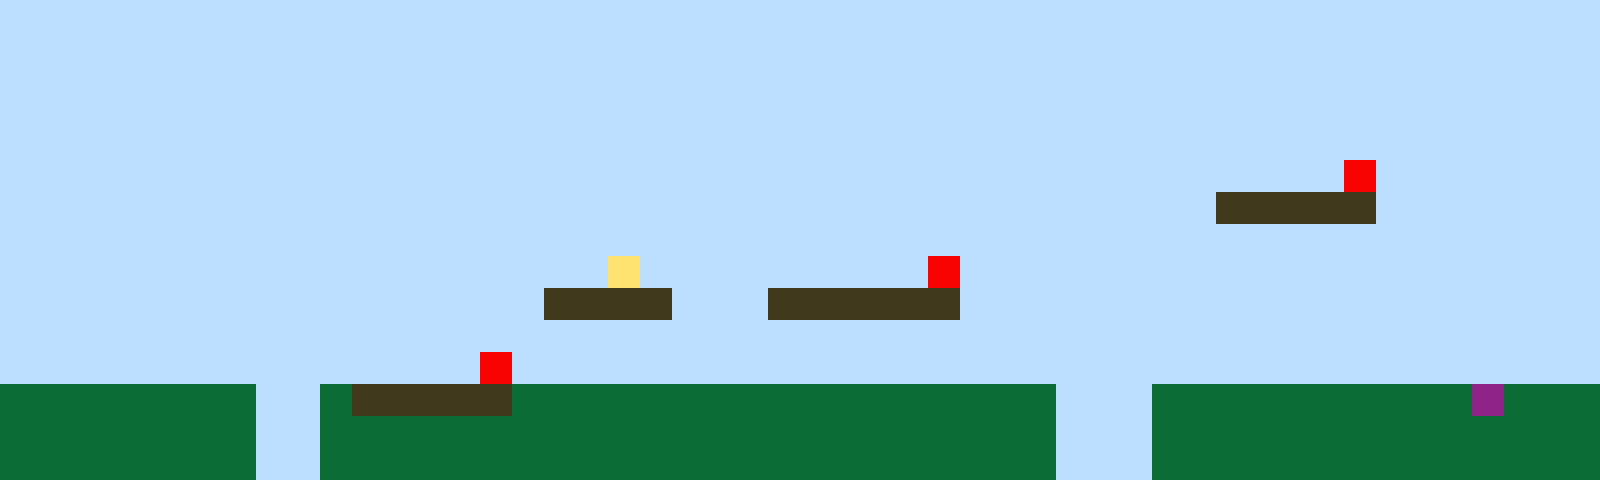

Rendered tile map (Tiled .tmx) drawn with the repository's tilesets; below, a short description and the full map source, tile grids included:
An orthogonal 50x15 tile map with 32x32 px tiles, 1 tile layer (Tile Layer 1).

<map version="1.10" tiledversion="1.11.2" orientation="orthogonal" renderorder="right-up" width="50" height="15" tilewidth="32" tileheight="32" infinite="0" nextlayerid="2" nextobjectid="1"><editorsettings><export target="map1.csv" format="csv" /></editorsettings><tileset firstgid="1" name="sprites" tilewidth="32" tileheight="32" tilecount="6" columns="3"><image source="sprites.png" width="96" height="64" /></tileset><layer id="1" name="Tile Layer 1" width="50" height="15"><data encoding="csv">1,1,1,1,1,1,1,1,1,1,1,1,1,1,1,1,1,1,1,1,1,1,1,1,1,1,1,1,1,1,1,1,1,1,1,1,1,1,1,1,1,1,1,1,1,1,1,1,1,1,1,1,1,1,1,1,1,1,1,1,1,1,1,1,1,1,1,1,1,1,1,1,1,1,1,1,1,1,1,1,1,1,1,1,1,1,1,1,1,1,1,1,1,1,1,1,1,1,1,1,1,1,1,1,1,1,1,1,1,1,1,1,1,1,1,1,1,1,1,1,1,1,1,1,1,1,1,1,1,1,1,1,1,1,1,1,1,1,1,1,1,1,1,1,1,1,1,1,1,1,1,1,1,1,1,1,1,1,1,1,1,1,1,1,1,1,1,1,1,1,1,1,1,1,1,1,1,1,1,1,1,1,1,1,1,1,1,1,1,1,1,1,1,1,1,1,1,1,1,1,1,1,1,1,1,1,1,1,1,1,1,1,1,1,1,1,1,1,1,1,1,1,1,1,1,1,1,1,1,1,1,1,1,1,1,1,1,1,1,1,1,1,1,1,1,1,1,1,1,1,1,1,1,1,1,1,1,1,1,1,1,1,1,1,1,1,1,1,1,1,1,1,1,1,1,1,1,1,1,1,1,1,1,1,1,1,1,1,1,1,1,1,5,1,1,1,1,1,1,1,1,1,1,1,1,1,1,1,1,1,1,1,1,1,1,1,1,1,1,1,1,1,1,1,1,1,1,1,1,1,1,1,1,1,1,1,1,1,3,3,3,3,3,1,1,1,1,1,1,1,1,1,1,1,1,1,1,1,1,1,1,1,1,1,1,1,1,1,1,1,1,1,1,1,1,1,1,1,1,1,1,1,1,1,1,1,1,1,1,1,1,1,1,1,1,1,1,1,1,1,1,1,1,1,1,1,1,1,1,1,1,1,1,1,1,1,1,1,1,4,1,1,1,1,1,1,1,1,1,5,1,1,1,1,1,1,1,1,1,1,1,1,1,1,1,1,1,1,1,1,1,1,1,1,1,1,1,1,1,1,1,1,1,1,1,1,1,3,3,3,3,1,1,1,3,3,3,3,3,3,1,1,1,1,1,1,1,1,1,1,1,1,1,1,1,1,1,1,1,1,1,1,1,1,1,1,1,1,1,1,1,1,1,1,1,1,1,1,1,1,1,1,1,1,1,1,1,1,1,1,1,1,1,1,1,1,1,1,1,1,1,1,1,1,1,1,1,1,1,1,1,1,1,1,1,1,1,1,1,1,1,1,1,1,1,5,1,1,1,1,1,1,1,1,1,1,1,1,1,1,1,1,1,1,1,1,1,1,1,1,1,1,1,1,1,1,1,1,1,1,2,2,2,2,2,2,2,2,1,1,2,3,3,3,3,3,2,2,2,2,2,2,2,2,2,2,2,2,2,2,2,2,2,1,1,1,2,2,2,2,2,2,2,2,2,2,6,2,2,2,2,2,2,2,2,2,2,2,1,1,2,2,2,2,2,2,2,2,2,2,2,2,2,2,2,2,2,2,2,2,2,2,2,1,1,1,2,2,2,2,2,2,2,2,2,2,2,2,2,2,2,2,2,2,2,2,2,2,1,1,2,2,2,2,2,2,2,2,2,2,2,2,2,2,2,2,2,2,2,2,2,2,2,1,1,1,2,2,2,2,2,2,2,2,2,2,2,2,2,2</data></layer></map>
